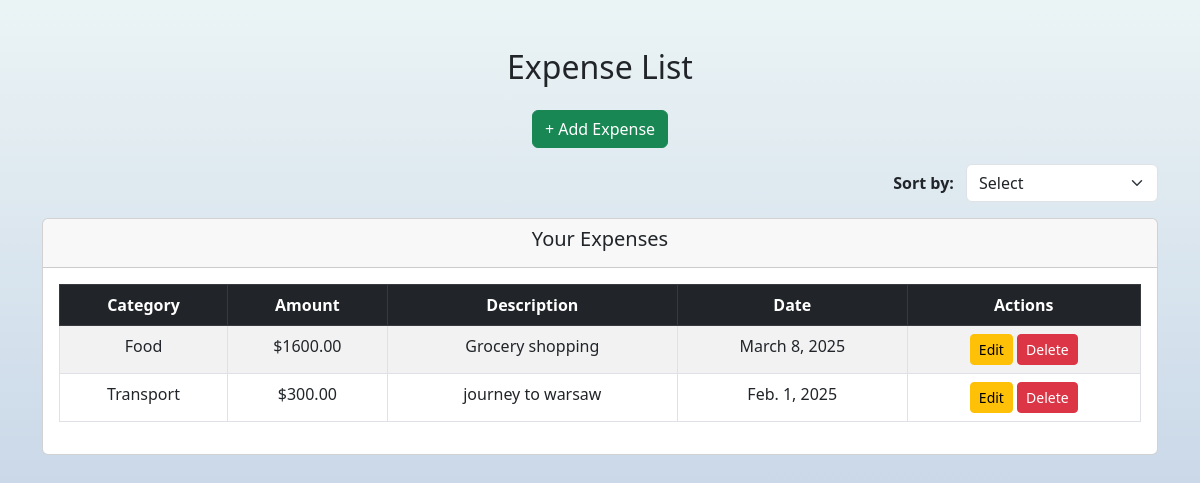
The app's page /expenses/ (signed in) with its own data.
### tracker/models.py (models this page shows, shortened)
class Expense(models.Model):
    user = models.ForeignKey(
        User, on_delete=models.CASCADE, null=True, blank=True)
    title = models.CharField(max_length=255, default='Untitled Expense')
    category = models.CharField(max_length=100)
    amount = models.DecimalField(max_digits=10, decimal_places=2)
    description = models.TextField(blank=True, null=True)
    date = models.DateField(default=timezone.now)

### tracker/views.py (the view)
# urls.py: path('expenses/', views.expense_list, name='expense_list'),
@login_required
def expense_list(request):
    expenses = Expense.objects.filter(
        user=request.user)  # Show only user's expenses
    sort_option = request.GET.get("sort", "")
    if sort_option == "date_asc":
        expenses = expenses.order_by("date")  # Oldest first
    elif sort_option == "date_desc":
        expenses = expenses.order_by("-date")  # Newest first
    elif sort_option == "category_asc":
        expenses = expenses.order_by("category")  # A-Z
    elif sort_option == "category_desc":
        expenses = expenses.order_by("-category")  # Z-A
    return render(request, 'tracker/expense_list.html', {'expenses': expenses})

### tracker/templates/tracker/expense_list.html (shortened to what this page needs)
{% extends "base.html" %}
{% block content %}
<div class="container mt-5">
    <h2 class="text-center mb-4">Expense List</h2>
    <div class="text-center my-3">
        <button type="button" class="btn btn-success" data-bs-toggle="modal" data-bs-target="#addExpenseModal">
            + Add Expense
        </button>
    </div>
    <div class="d-flex justify-content-end mb-3">
        <form method="GET">
            <label for="sort" class="me-2 fw-bold">Sort by:</label>
            <select name="sort" class="form-select w-auto d-inline-block" onchange="this.form.submit()">
                <option value="">Select</option>
            </select>
        </form>
    </div>
    <div class="card">
        <div class="card-header">
            <h5 class="text-center">Your Expenses</h5>
        </div>
        <div class="card-body">
            <table class="table table-bordered table-striped text-center">
                <thead class="table-dark">
                    <tr>
                        <th>Category</th>
                        <th>Amount</th>
                        <th>Description</th>
                        <th>Date</th>
                        <th>Actions</th>
                    </tr>
                </thead>
                <tbody>
                    {% for expense in expenses %}
                    <tr>
                        <td>{{ expense.category }}</td>
                        <td>${{ expense.amount }}</td>
                        <td>{{ expense.description }}</td>
                        <td>{{ expense.date }}</td>
                        <td>
                            <a href="{% url 'update_expense' expense.id %}" class="btn btn-warning btn-sm">Edit</a>
                            <a href="{% url 'delete_expense' expense.id %}" class="btn btn-danger btn-sm">Delete</a>
                        </td>
                    </tr>
                    {% empty %}
                    <tr>
                        <td colspan="5">No expenses recorded.</td>
                    </tr>
                    {% endfor %}
                </tbody>
            </table>
        </div>
    </div>
</div>
{% endblock  %}

### templates/base.html (style rules this page uses)
body { background: linear-gradient(180deg, #ebf4f5, #b5c6e0); background-size: 100% 100%; background-repeat: no-repeat; background-attachment: fixed; background-position: center; background-size: cover; }

### records on screen
Expense: category "Food", amount "1600.00", description "Grocery shopping", date "March 8, 2025"
Expense: category "Transport", amount "300.00", description "journey to warsaw", date "Feb. 1, 2025"
